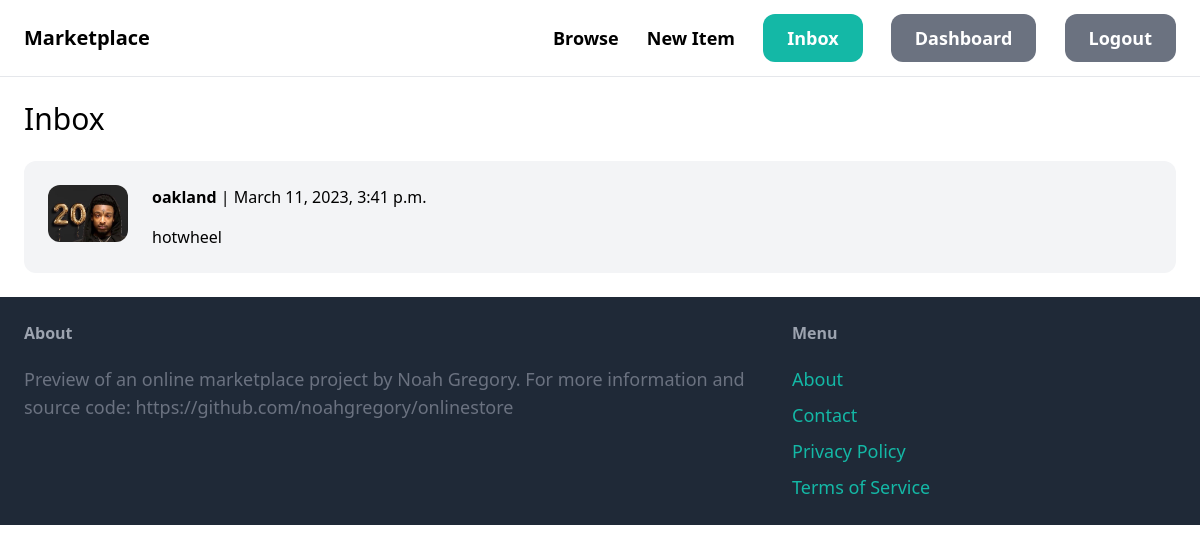
The app's page /conversation/ (signed in) with its own data.
### conversation/models.py (models this page shows)
class Conversation(models.Model):
    item = models.ForeignKey(Item, related_name='conversations', on_delete=models.CASCADE)
    members = models.ManyToManyField(User, related_name='conversations')
    created_at = models.DateTimeField(auto_now_add=True)
    modified_at = models.DateTimeField(auto_now=True)
    class Meta:
        ordering = ('-modified_at',)

### item/models.py (models this page shows, shortened)
class Item(models.Model):
    category = models.ForeignKey(Category, related_name='items', on_delete=models.CASCADE)
    name = models.CharField(max_length=255)
    description = models.TextField(blank=True, null=True)
    price = models.FloatField()
    is_sold = models.BooleanField(default=False)
    created_by = models.ForeignKey(User, related_name='items', on_delete=models.CASCADE)
    created_at = models.DateTimeField(auto_now_add=True)
    image = models.ImageField(null=True, blank=True, upload_to="images")

### conversation/views.py (the view)
# urls.py: path('', views.inbox, name='inbox'),
@login_required
def inbox(request):
    conversations = Conversation.objects.filter(members__in=[request.user.id])
    return render(request, 'conversation/inbox.html', {
        'conversations': conversations
    })

### conversation/templates/conversation/inbox.html (shortened to what this page needs)
{% extends 'core/base.html' %}
{% block content %}
<h1 class="mb-6 text-3xl">Inbox</h1>
<div class="space-y-6">
    {% for conversation in conversations %}
        <a href="{% url 'conversation:detail' conversation.id %}">
            <div class="p-6 flex bg-gray-100 rounded-xl">
                <div class="pr-6">
                    <img src="{{ conversation.item.image.url }}" class="w-20 rounded-xl">
                </div>
                <div>
                    {% for member in conversation.members.all %}
                        {% if member != request.user %}
                            <p class="mb-4"><strong>{{ member.username }}</strong> | {{ conversation.modified_at }}</p>
                            <p>{{ conversation.item.name }}</p>
                        {% endif %}
                    {% endfor %}
                </div>
            </div>
        </a>
    {% endfor %}
</div>
{% endblock %}

### records on screen
Conversation: item.image (picture), modified_at "March 11, 2023, 3:41 p.m.", item.name "hotwheel"

### other values on screen
{{ member.username }} "oakland"
